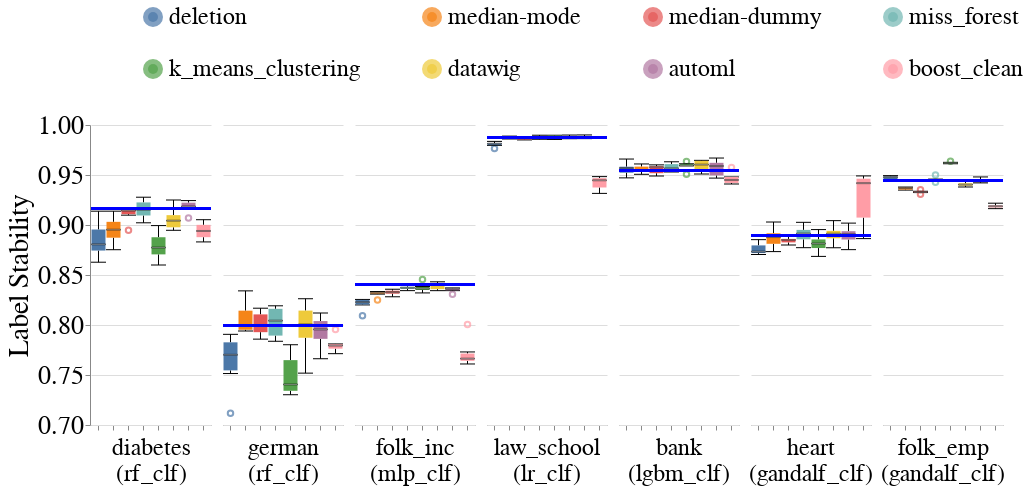

Notebook code for this chart:
### Code cell
create_box_plots_for_diff_imputers_and_datasets(train_injection_scenario='MNAR3',
                                                test_injection_scenario='MNAR3',
                                                metric_name='label_stability',
                                                db_client=db_client)

### Figure 1 — Vega-Lite specification as saved in the notebook (floating-point values rounded to 4 significant figures; data arrays with more than 128 entries replaced by an {"elided": "..."} marker saying what was removed)
{"config": {"view": {"continuousWidth": 400, "continuousHeight": 300, "stroke": null}, "axis": {"labelFontSize": 26, "labelFontWeight": "normal", "titleFontSize": 28, "titleFontWeight": "normal"}, "facet": {"spacing": 10}, "header": {"labelFontSize": 24, "labelOrient": "bottom", "labelPadding": 5, "titleFontSize": 28}, "legend": {"columns": 4, "direction": "horizontal", "labelFontSize": 24, "labelLimit": 400, "orient": "top", "symbolOffset": 50, "symbolStrokeWidth": 10, "titleAnchor": "middle", "titleFontSize": 26, "titleLimit": 300}, "title": {"fontSize": 28}}, "data": {"name": "data-f51156abc0dd514d0eea00ff11ec646d"}, "facet": {"column": {"field": "Dataset_Name_With_Model_Name", "sort": {"field": "Dataset_Sequence_Number", "order": "ascending"}, "title": null, "type": "nominal"}}, "spec": {"layer": [{"mark": {"type": "boxplot", "median": {"stroke": "black", "strokeWidth": 0.7}, "ticks": true}, "encoding": {"color": {"field": "Null_Imputer_Name", "sort": ["deletion", "median-mode", "median-dummy", "miss_forest", "k_means_clustering", "datawig", "automl", "boost_clean"], "title": null, "type": "nominal"}, "x": {"axis": {"labels": false}, "field": "Null_Imputer_Name", "sort": ["deletion", "median-mode", "median-dummy", "miss_forest", "k_means_clustering", "datawig", "automl", "boost_clean"], "title": null, "type": "nominal"}, "y": {"field": "Metric_Value", "scale": {"zero": false}, "title": "Label Stability", "type": "quantitative"}}}, {"mark": "rule", "encoding": {"color": {"value": "blue"}, "size": {"value": 2}, "y": {"field": "Baseline_Median", "type": "quantitative"}}}], "height": 300, "width": 120}, "resolve": {"scale": {"y": "shared"}}, "$schema": "https://vega.github.io/schema/vega-lite/v4.17.0.json", "datasets": {"data-f51156abc0dd514d0eea00ff11ec646d": {"elided": "336 records"}}}
